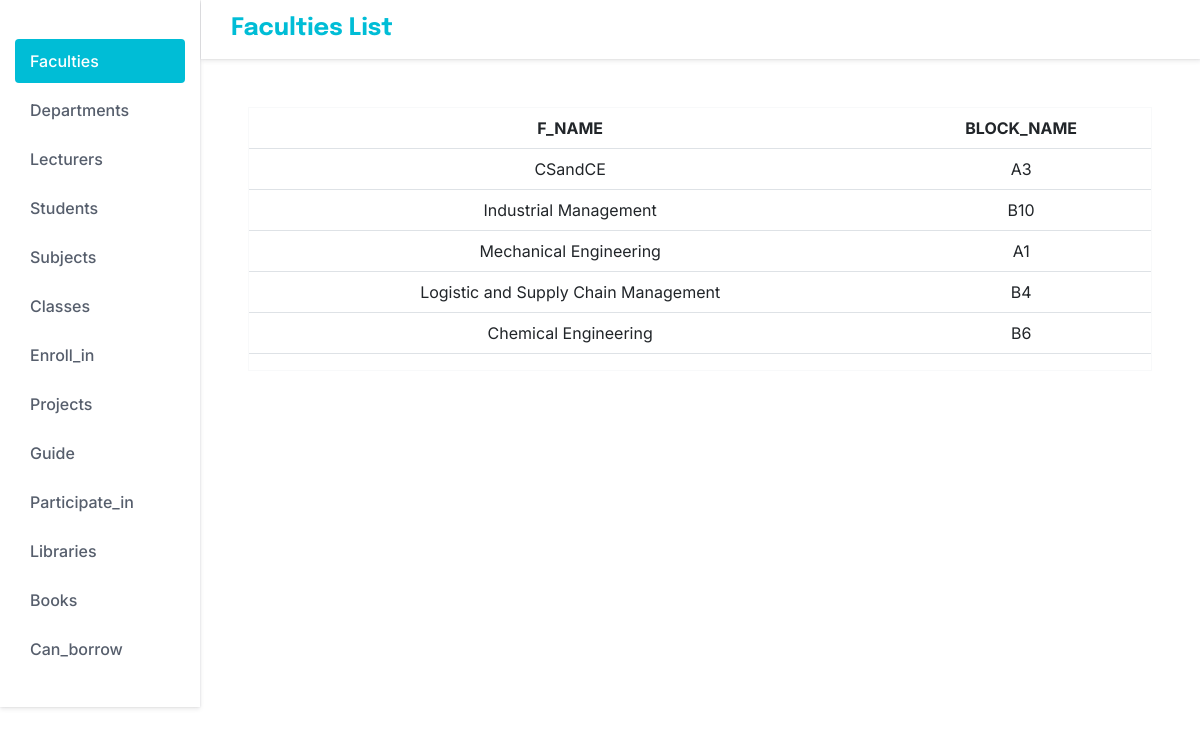
The page / on the database its author committed.
### tables this page shows
CREATE TABLE faculties (
        f_name char(40) not null primary key,
        block_name char(40)
    );

### app.py (the view)
@app.route("/faculty")
@app.route("/")
def faculty():
    results = db.session.query(faculties).all()
    return render_template("faculties.html", results = results)

### templates/faculties.html (shortened to what this page needs)
<!DOCTYPE html>
<html lang="en">
  <head>
    <link
      href="https://cdn.jsdelivr.net/npm/bootstrap@5.2.2/dist/css/bootstrap.min.css"
      rel="stylesheet"
    />
    <link rel="stylesheet" href="/static/styles.css" />
  </head>
  <body>
    <div class="container-fluid m-0 p-0">
      <div class="row m-0">
        <div class="col-2 p-0">
          <nav class="sidenav pt-4">
            <ul class="list-unstyled sidenav-list">
              <li class="active">
                <a href="{{ url_for('faculty')}}">
                  <span>Faculties</span>
                </a>
              </li>
              <li>
                <a href="{{ url_for('department')}}">
                  <span>Departments</span>
                </a>
              </li>
              <li>
                <a href="{{ url_for('lecturer')}}">
                  <span>Lecturers</span>
                </a>
              </li>
              <li>
                <a href="{{ url_for('student')}}">
                  <span>Students</span>
                </a>
              </li>
              <li>
                <a href="{{ url_for('subject')}}">
                  <span>Subjects</span>
                </a>
              </li>
              <li>
                <a href="{{ url_for('def_class')}}">
                  <span>Classes</span>
                </a>
              </li>
              <li>
                <a href="{{ url_for('def_enroll_in')}}">
                  <span>Enroll_in</span>
                </a>
              </li>
              <li>
                <a href="{{ url_for('project')}}">
                  <span>Projects</span>
                </a>
              </li>
              <li>
                <a href="{{ url_for('def_guide')}}">
                  <span>Guide</span>
                </a>
              </li>
              <li>
                <a href="{{ url_for('def_participate_in')}}">
                  <span>Participate_in</span>
                </a>
              </li>
              <li>
                <a href="{{ url_for('library')}}">
                  <span>Libraries</span>
                </a>
              </li>
              <li>
                <a href="{{ url_for('book')}}">
                  <span>Books</span>
                </a>
              </li>
              <li>
                <a href="{{ url_for('def_can_borrow')}}">
                  <span>Can_borrow</span>
                </a>
              </li>
            </ul>
          </nav>
        </div>
        <div class="content col p-0 overflow-hidden">
          <header id="header">
            <h1>Faculties List</h1>
          </header>
          <main>
            <div class="border border-light text-center m-5">
              <table class="table">
                <thead>
                  <tr>
                    <th scope="col">F_NAME</th>
                    <th scope="col">BLOCK_NAME</th>
                  </tr>
                </thead>
                <tbody class="" id="table-mcp">
                  {% for r in results %}
                    <tr>
                      <td> {{ r.f_name }} </td>
                      <td> {{ r.block_name }} </td>
                    </tr>
                  {% endfor %}
                </tbody>
              </table>
            </div>
          </main>
        </div>
      </div>
    </div>
  </body>
</html>

### rows shown on the page
faculties: f_name "CSandCE", block_name "A3"
faculties: f_name "Industrial Management", block_name "B10"
faculties: f_name "Mechanical Engineering", block_name "A1"
faculties: f_name "Logistic and Supply Chain Management", block_name "B4"
faculties: f_name "Chemical Engineering", block_name "B6"
